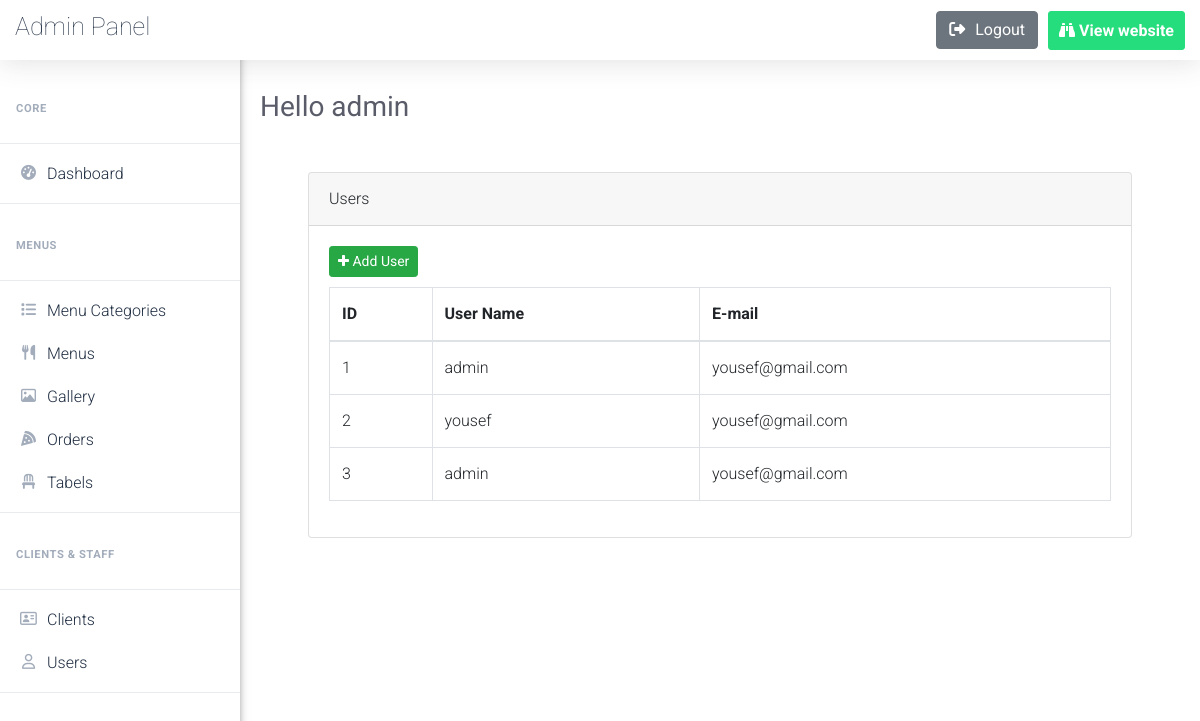
The page /admin/users.php (signed in) on the database its author committed.
### tables this page shows
CREATE TABLE `users` (
  `user_id` int(11) NOT NULL,
  `user_name` varchar(255) NOT NULL,
  `email` varchar(255) NOT NULL,
  `password` varchar(255) NOT NULL
);

### admin/includes/function.php (called while the page is built, shortened)
<?php
    require_once("connectDB.php");
    function get_all_data($table){
        global $con;
        $stmt = $con->prepare("SELECT * FROM $table");
        $stmt->execute();
        $data = $stmt->fetchAll();
        return $data;
    }
?>

### admin/users.php (the view, shortened to what this page needs)
<?php
    if(isset($_SESSION['name'])){
        include_once("includes/header.php");
    require_once("includes/function.php");
    $users=get_all_data('users');
    ?>
    <div class="card m-5">
        <div class="card-header ">
            Users
        </div>
        <div class="card-body">
             <button class="btn btn-success btn-sm" style="margin-bottom: 10px;" type="button" data-toggle="modal" data-target="#add_new_users" >
            <i class="fa fa-plus"></i>
                Add User
            </button>
            <table class="table table-bordered categories-table" style="text-center">
                <thead>
                        <tr>
                        <th scope="col">ID</th>
                        <th scope="col">User Name</th>
                        <th scope="col">E-mail</th>
                        </tr>
                </thead>
                    <tbody>
                    <?php foreach($users as $user){ ?>
                        <tr>
                        <td><?php echo $user['user_id']?></td>
                        <td><?php echo $user['user_name']?></td>
                        <td><?php echo $user['email']?></td>
                        </tr>
                        <?php } ?>
                    </tbody>
            </table>
        </div>
      </div>
<?php
    include_once("includes/footer.php");
}else{
    header('location:login.php');
}
?>

### admin/css/home.css (style rules this page uses)
html { scroll-behavior: smooth; }
body { font-family: "Roboto", sans-serif; font-size: 16px; line-height: 28px; font-weight: 300; }

### rows shown on the page
users: user_id "1", user_name "admin", email "yousef@gmail.com"
users: user_id "2", user_name "yousef", email "yousef@gmail.com"
users: user_id "3", user_name "admin", email "yousef@gmail.com"

### other values the page prints
$_SESSION['name'] "admin"
